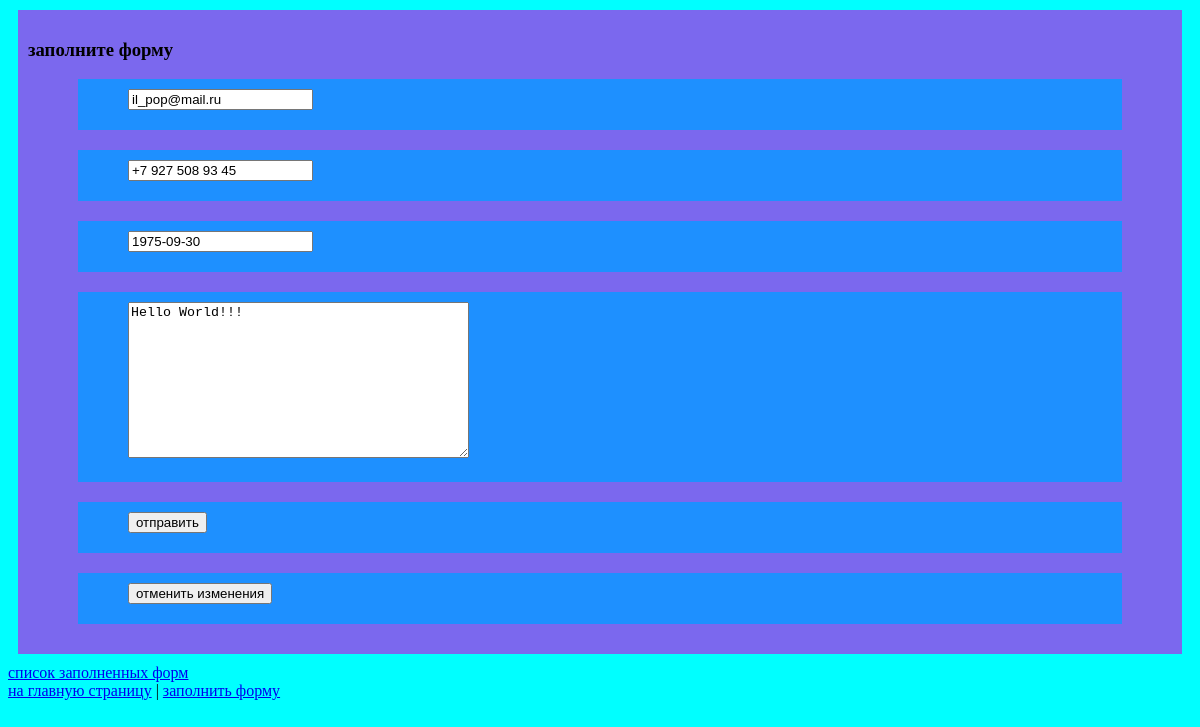
The page /get_form/update/21 on the database as committed earlier.
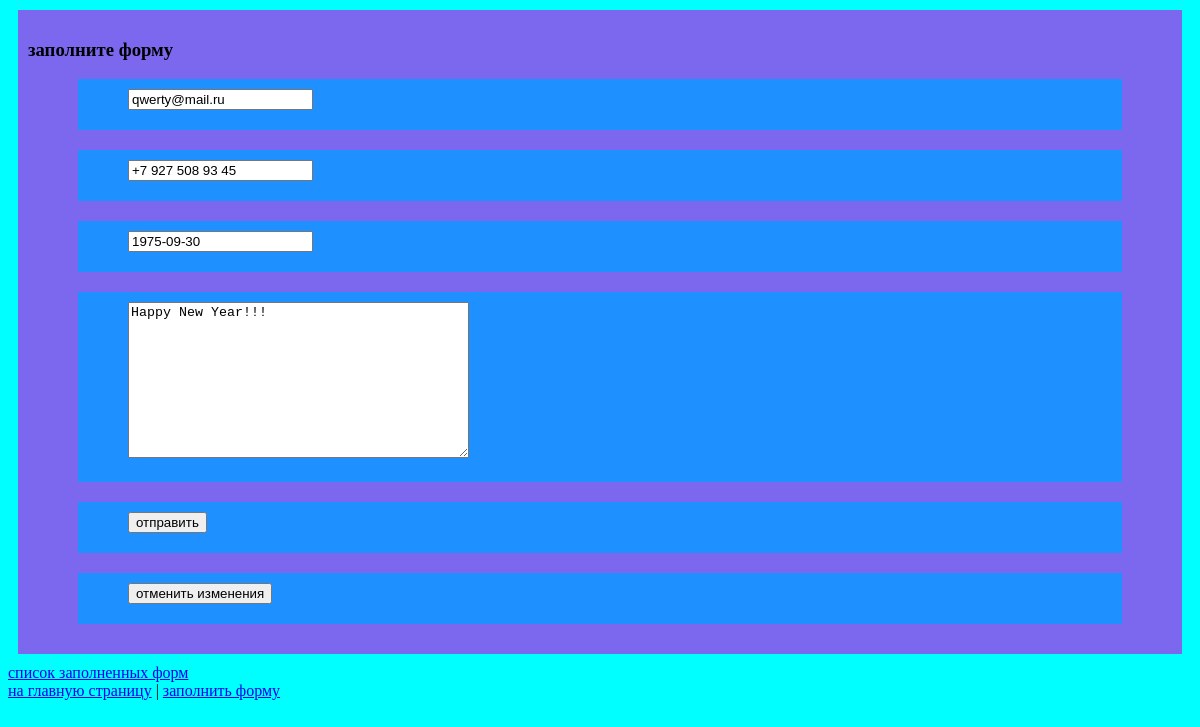
The same page on the database as committed later.
### get_form/models.py (models this page shows)
class GetForm(models.Model):
    email = models.EmailField(max_length=20, blank=True, null=True)
    phone = models.CharField(max_length=16, blank=True, null=True)
    date = models.DateField(max_length=10, blank=True, null=True)
    text = models.TextField(max_length=100, blank=True, null=True)

### get_form/views.py (the view)
# urls.py: path('update/<int:pk>', views.UpdateModelGetForm.as_view(), name='update_one_page'),
class UpdateModelGetForm(UpdateView):
    template_name = 'get_form/update_one_page.html'
    model = models.GetForm
    fields = "__all__"
    success_url = '/get_form/show'

### get_form/templates/get_form/update_one_page.html (shortened to what this page needs)
{% extends 'get_form/get_form_base.html' %}
{% block content_get_form %}
<div class="main">
    <h3>заполните форму</h3>
    <form method="post" novalidate>
        {% for field in form %}
        <div class="form">
            {{ field }}
        </div>
        {% endfor %}
        <div class="form">
            <button type="submit">отправить</button>
        </div>
        <div class="form">
            <button type="reset">отменить изменения</button>
        </div>
    </form>
</div>
</div>
{% endblock %}

Rows that differ between the two databases and show on the page:
changed GetForm: email "il_pop@mail.ru" → "qwerty@mail.ru"; text "Hello World!!!" → "Happy New Year!!!"
